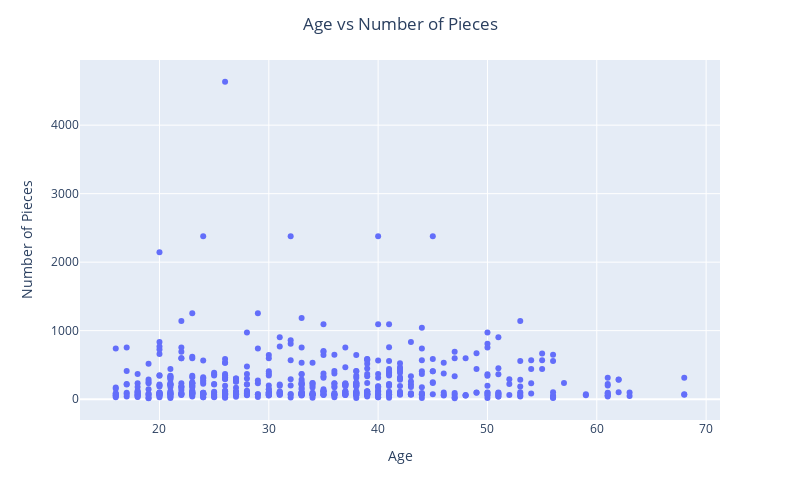

The code cell stored with this chart in its notebook:
### Markdown cell above
My question is: how do the number of pieces that are in the lego sets people buy change depending on their age?

### Code cell
fig = px.scatter(DF,
                 x='age',
                 y='pieces')

fig.update_layout(title='Age vs Number of Pieces',
                  title_x=0.5,
                  xaxis_title="Age",
                  yaxis_title="Number of Pieces",
                  autosize=False,
                  width=800,
                  height=500)

fig.show()

### Figure 1 — Plotly figure (JSON) as saved in the notebook; plotly's stock layout.template omitted (floating-point values rounded to 4 significant figures; data arrays with more than 128 entries replaced by an {"elided": "..."} marker saying what was removed)
{"data": [{"hovertemplate": "age=%{x}<br>pieces=%{y}<extra></extra>", "legendgroup": "", "marker": {"color": "#636efa", "symbol": "circle"}, "mode": "markers", "name": "", "orientation": "v", "showlegend": false, "type": "scatter", "x": {"elided": "620 int values"}, "xaxis": "x", "y": {"elided": "620 int values"}, "yaxis": "y"}], "layout": {"autosize": false, "height": 500, "legend": {"tracegroupgap": 0}, "margin": {"t": 60}, "title": {"text": "Age vs Number of Pieces", "x": 0.5}, "width": 800, "xaxis": {"anchor": "y", "autorange": true, "domain": [0, 1], "range": [12.73, 71.27], "title": {"text": "Age"}, "type": "linear"}, "yaxis": {"anchor": "x", "autorange": true, "domain": [0, 1], "range": [-304.6, 4952.0], "title": {"text": "Number of Pieces"}, "type": "linear"}}}
